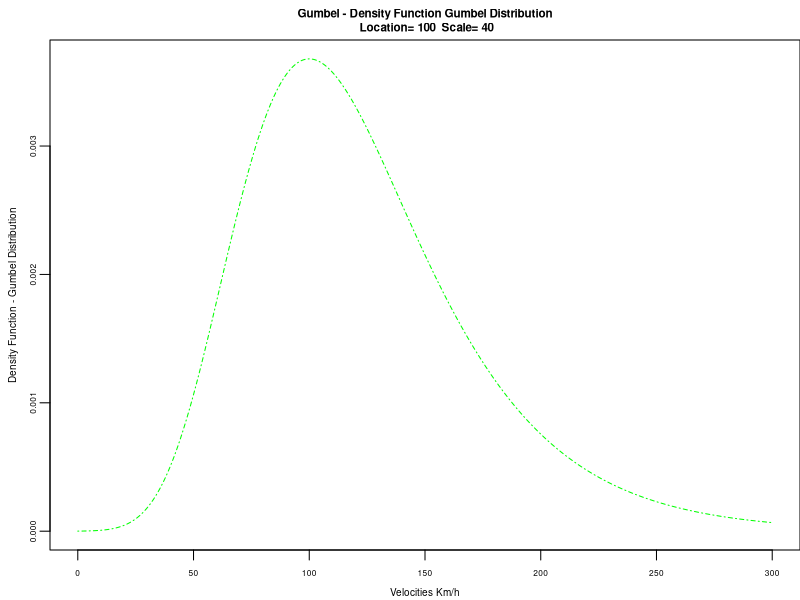
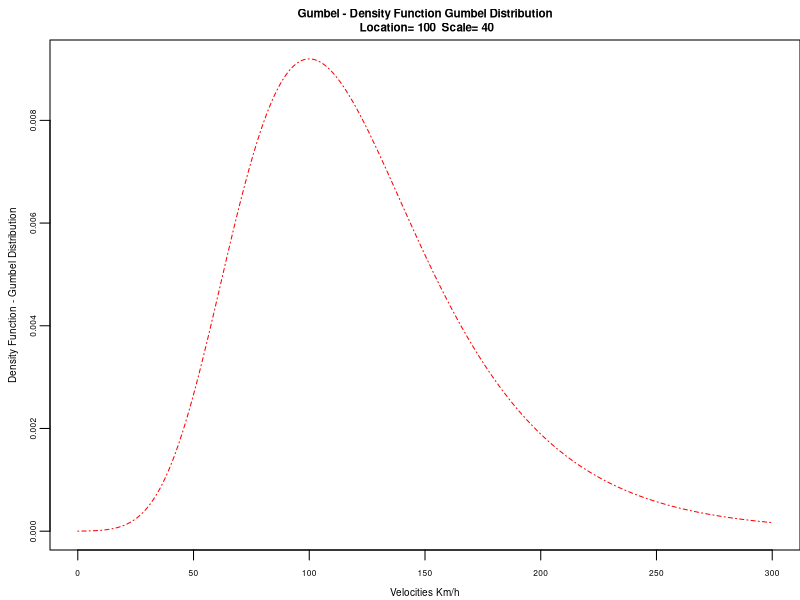
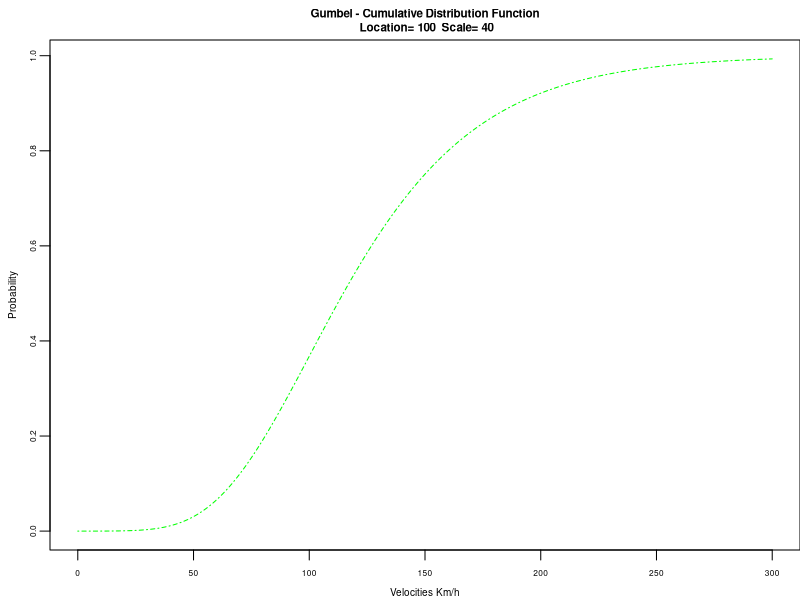
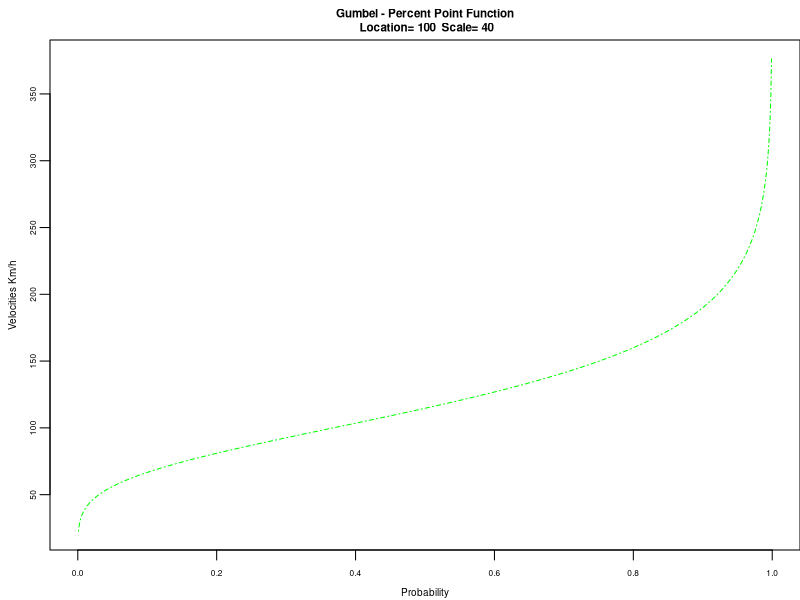
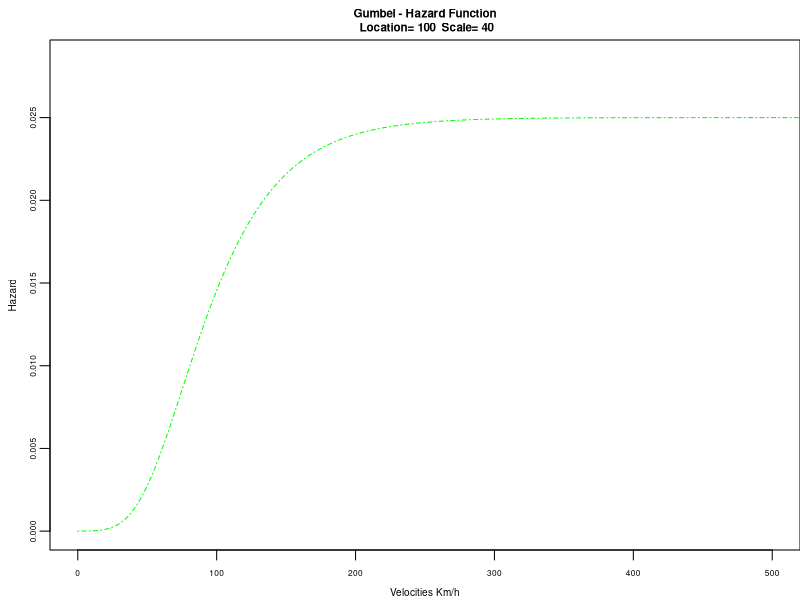
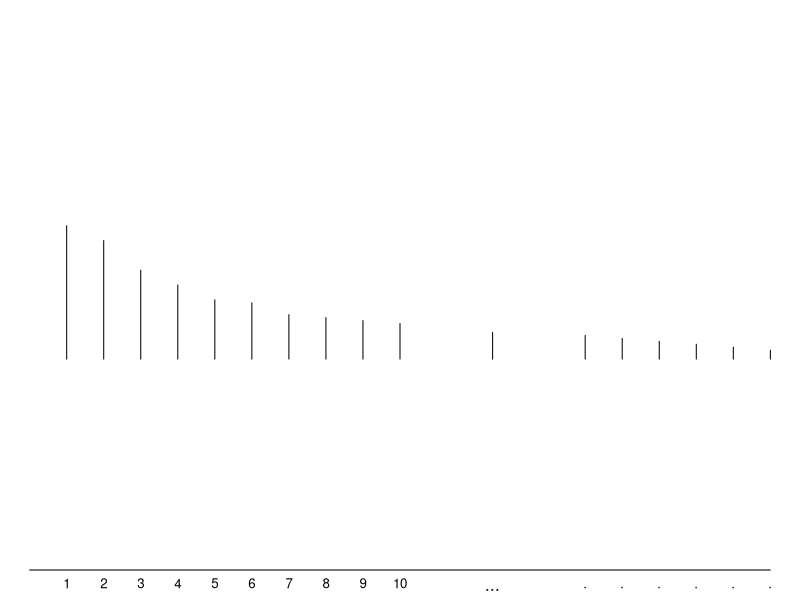
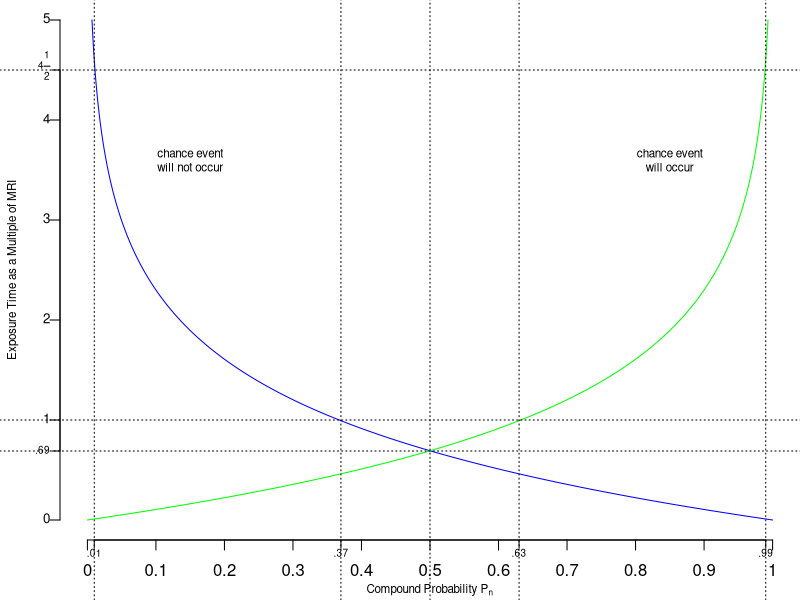
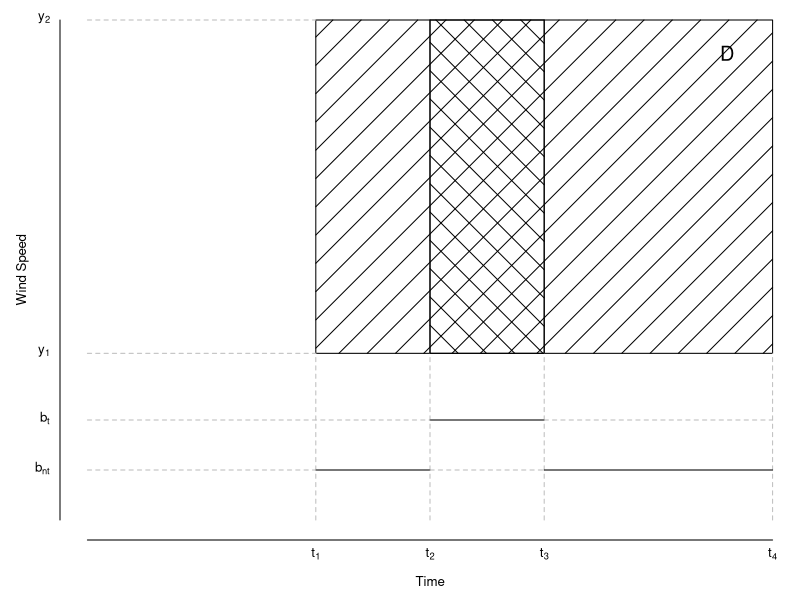

Write R code to recreate these figures, in order. (Note: this script raises an error after producing the figures.)
## ---- chunk 1
library("RcmdrMisc")
## ---- chunk 2
library(knitr)
def.chunk.hook  <- knitr::knit_hooks$get("chunk")
knitr::knit_hooks$set(chunk = function(x, options) {
  x <- def.chunk.hook(x, options)
  ifelse(options$size != "normalsize", paste0("\n \\", options$size,"\n\n", x, "\n\n \\normalsize"), x)
})
## ---- chunk 3
par(mar=c(2.5,2.5,2,0))
par(oma=c(0,0,0,0))
par(mgp=c(1.5,0.5,0))
location = 100
scale = 40
.x <- seq(0, 300, length.out=1000)
pdfG <- function(x) {
  1/location *exp(-(x-location)/scale)*exp(-exp(-(x-location)/scale))
  }
.y = pdfG(.x)
plot(.x, .y, col="green", lty=4, 
     xlab="Velocities Km/h", ylab="Density Function - Gumbel Distribution", 
     main=paste("Gumbel - Density Function Gumbel Distribution\n", "Location=", 
     round(location,2), " Scale=", round(scale,2)), type="l", 
     cex.axis = 0.5, cex.lab= 0.6, cex.main=0.7, cex.sub=0.6)
## ---- chunk 4
par(mar=c(2.5,2.5,2,0))
par(oma=c(0,0,0,0))
par(mgp=c(1.5,0.5,0))
location = 100
scale = 40
.x <- seq(0, 300, length.out=1000)
dfG = dgumbel(.x, location=location, scale=scale)
plot(.x, dfG, col="red", lty=4, 
     xlab="Velocities Km/h", ylab="Density Function - Gumbel Distribution", 
     main=paste("Gumbel - Density Function Gumbel Distribution\n", "Location=", 
     round(location,2), " Scale=", round(scale,2)), type="l", 
     cex.axis = 0.5, cex.lab= 0.6, cex.main=0.7, cex.sub=0.6)
## ---- chunk 5
par(mar=c(2.5,2.5,2,0))
par(oma=c(0,0,0,0))
par(mgp=c(1.5,0.5,0))
location = 100
scale = 40
.x <- seq(0, 300, length.out=1000)
cdfG <- function(x) {
  exp(-exp(-(x-location)/scale))
  }
.y = cdfG(.x)
plot(.x, .y, col="green", lty=4, 
     xlab="Velocities Km/h", ylab="Probability", 
     main=paste("Gumbel - Cumulative Distribution Function\n", "Location=", 
     round(location,2), " Scale=", round(scale,2)), type="l", 
     cex.axis = 0.5, cex.lab= 0.6, cex.main=0.7, cex.sub=0.6)
## ---- chunk 6
par(mar=c(2.5,2.5,2,0))
par(oma=c(0,0,0,0))
par(mgp=c(1.5,0.5,0))
location = 100
scale = 40
.x <- seq(0, 1, length.out=1000)
ppfG <- function(x) {
  location - (scale*log(-log(x)))
  }
.y = ppfG(.x)
plot(.x, .y, col="green", lty=4, 
     ylab="Velocities Km/h", xlab="Probability", 
     main=paste("Gumbel - Percent Point Function\n", "Location=", 
     round(location,2), " Scale=", round(scale,2)), type="l", 
     cex.axis = 0.5, cex.lab= 0.6, cex.main=0.7, cex.sub=0.6)
## ---- chunk 7
par(mar=c(2.5,2.5,2,0))
par(oma=c(0,0,0,0))
par(mgp=c(1.5,0.5,0))
location = 100
scale = 40
.x <- seq(0, 1500, length.out=1000)
hfG <- function(x) {
  (1/scale)*(exp(-(x-location)/scale))/(exp(exp(-(x-location)/scale))-1)
  }
.y = hfG(.x)
plot(.x, .y, col="green", lty=4, 
     xlab="Velocities Km/h", ylab="Hazard", 
     main=paste("Gumbel - Hazard Function\n", "Location=", 
     round(location,2), " Scale=", round(scale,2)), type="l", 
     cex.axis = 0.5, cex.lab= 0.6, cex.main=0.7, cex.sub=0.6, 
     xlim=c(0,500))
#library(reliaR)
#plot(.x, hgumbel(.x, mu=location, sigma=scale))
#plot(.x, hra.gumbel(.x, mu=location, sigma=scale))
## ---- chunk 8
par(oma=c(0,0,0,0))
par(mar=c(1.5,0,0,0))
par(xpd=NA)
#par(pin = c(3, 1))
plot(1, type="n", xlab="Event Index", ylab="Wind Speed", 
     xlim=c(0,200), ylim= c(0,50), xaxt ="n", yaxt="n", bty="n", asp = 0.8)
x1 = seq(from=10, to=100, by=10)
y1 = c(45, 40, 30, 25, 20, 19, 15, 14, 13, 12)
text(x=x1,  par("usr")[3], 
     labels = x1/10, srt = 0, pos = 1, xpd = TRUE, cex=0.8)
for (i in 1:10) lines(x=c(x1[i],x1[i]), y=c(0,y1[i]))
lines(x=c(125,125), y=c(0,9))
text(x=125,  par("usr")[3], 
     labels = "..." , srt = 0, pos = 1, xpd = TRUE)
x1 = seq(from=150, to=200, by=10)
y1 = c(8, 7, 6, 5, 4, 3)
for (i in 1:10) lines(x=c(x1[i],x1[i]), y=c(0,y1[i]))
text(x=x1,  par("usr")[3], 
     labels = "." , srt = 0, pos = 1, xpd = TRUE, cex=0.8)
axis(1, labels=FALSE, tick=TRUE, col.axis="black", lwd.ticks=0)
#box(which = "outer", col="black", lwd=0.1)
## ---- chunk 9
par(mar=c(3,3,0,0))
par(oma=c(0,0,0,0))
par(mgp=c(2,1,0))
plot(1, type="n", xlab=expression(paste("Compound Probability ", P[n])), ylab="Exposure Time as a Multiple of MRI", 
     xlim=c(0,1), ylim= c(0,2500), xaxt ="n", yaxt="n", bty="n", cex.lab=0.7)

y1 = c(0, 500,1000,1500,2000,2500)
text(y=y1,  x=par("usr")[1], 
     labels = y1/500, srt = 0, pos = 2, xpd = TRUE, cex=0.8)
y1 = 500*0.69
text(y=y1,  x=par("usr")[1], 
     labels = ".69", srt = 0, pos = 2, xpd = TRUE, cex=0.6)
y1 = 2250
text(y=y1,  x=par("usr")[1], 
     labels = expression(paste("4",frac(1,2))), srt = 0, pos = 2, xpd = TRUE, cex=0.6)

npn <- function(x) (1-(1/500))^x #Event will not occur
n = seq(from=0, to=2500, by=1)
mynpn = npn(n)

lines(x=mynpn,y=n, col= "blue")

pn <- function(x) 1-(1-(1/500))^x #Event will occur
mypn= pn(n)
lines(x=mypn,y=n, col= "green")

text(x=c(0.01, 0.37,0.63, 0.99),  par("usr")[3], 
     labels = c(".01",".37",".63",".99") , srt = 0, pos = 1, xpd = TRUE, cex=0.6)

axis(1, at= seq(from=0, to=1, by= 0.1), labels=seq(from=0, to=1, by= 0.1), tick=TRUE, col.axis="black", cex=0.8)

axis(2, at=c(0, 500,1000,1500,2000,2500),labels=FALSE, tick=TRUE, col.axis="black")
axis(2, at=c(345, 2250),labels=FALSE, tick=TRUE, col.axis="black", tck=-0.015)
axis(1, at=c(0.01,.37,.63,0.99),labels=FALSE, tick=TRUE, col.axis="black", tck=-0.015)

abline(v=c(0.01, 0.37,0.5, 0.63,0.99), lty="dotted")
abline(h=c(345,500, 2250), lty="dotted")
text(x=0.15,  y=1800, 
     labels = "chance event\nwill not occur", cex=0.7)
text(x=0.85,  y=1800, 
     labels = "chance event\nwill occur", cex=0.7)
# box(which = "plot", col="red")
# box(which = "figure", col="blue")
# box(which = "inner", col="cyan")
# box(which = "outer", col="orange")
## ---- chunk 10
par(mar=c(3,3,0,0))
par(oma=c(0,0,0,0))
par(mgp=c(1.5,0.5,0))
plot(1, type="n", xlab="Time", ylab="Wind Speed", 
     xlim=c(0,30), ylim= c(0,30), xaxt ="n", yaxt="n", bty="n", cex.lab=0.8, cex.axis=0.8)
xpos=c(10,15,20,30)
xtick<-c(c(expression(t[1]), expression(t[2]), expression(t[3]), expression(t[4])))
text(x=xpos,  par("usr")[3], 
     labels = xtick, srt = 0, pos = 1, xpd = TRUE, cex=0.8)

ypos=c(3,6,10,30)
ytick<-c(expression(b[nt]), expression(b[t]), expression(y[1]), expression(y[2]))
text(y=ypos,  x=par("usr")[1], 
     labels = ytick, srt = 0, pos = 2, xpd = TRUE, cex=0.8)

rect(10,10,30,30, density = 5, col= NA, border="black")


lines(x=c(10,10), y=c(0,10), lty="dashed", col = "gray")
lines(x=c(30,30), y=c(0,10), lty="dashed", col = "gray")
lines(x=c(0,10), y=c(10,10), lty="dashed", col = "gray")
lines(x=c(0,10), y=c(30,30), lty="dashed", col = "gray")
lines(x=c(15,15), y=c(10,30), col = "black")
lines(x=c(15,15), y=c(0,10),  lty="dashed", col = "gray")

lines(x=c(20,20), y=c(10,30),  col = "black")
lines(x=c(20,20), y=c(0,10), lty="dashed", col = "gray")

lines(x=c(10,15), y=c(3,3), col = "black")
lines(x=c(20,30), y=c(3,3), col = "black")
lines(x=c(0,10), y=c(3,3), lty="dashed", col = "gray")
lines(x=c(15,20), y=c(3,3), lty="dashed", col = "gray")

lines(x=c(15,20), y=c(6,6), col = "black")
lines(x=c(20,30), y=c(6,6),  lty="dashed", col = "gray")
lines(x=c(0,15), y=c(6,6), lty="dashed", col = "gray")

rect(15,10,20,30, density = 5, angle=-45, col= NA, border="black")
#x <- "\xD0"
#Encoding(x) <- "latin1"
text(28, 28, "D", cex=1.2)
axis(1, labels=FALSE, tick=TRUE, col.axis="black", lwd.ticks=0)
axis(2, labels=FALSE, tick=TRUE, col.axis="black", lwd.ticks=0)
#box(which = "plot", col="red")
#box(which = "figure", col="blue")
#box(which = "inner", col="cyan")
#box(which = "outer", col="orange")
## ---- chunk 11
#, dpi=300, size="footnotesize", fig.width= 5, fig.height= 5}
include_graphics(path = "figure/domain3d.PNG")
## ---- chunk 12
#include_graphics(path = "figure/durst.PNG")
par(mar=c(3,4,0,1))
par(oma=c(0,0,0,0))
par(mgp=c(2,1,0))

#x = c(3800, 1000,  800,   300, 200,   100,  35,  15,  10,   6,      4,    1)
#y = c(1,    1.04, 1.05, 1.10, 1.135, 1.19, 1.3, 1.4, 1.44, 1.475, 1.505, 1.56)
x = c(3800, 2000, 1000, 900, 800, 400, 200, 160, 100, 90, 60, 24, 15, 10, 8, 6, 4.5, 3, 2, 1.7, 1)
y = c(1, 1.02, 1.043, 1.048, 1.055, 1.085, 1.130, 1.15, 1.190, 1.2, 1.245, 1.35, 1.4, 1.435, 1.45, 1.475, 1.495, 1.52, 1.54, 1.55, 1.57)

plot(x=x, y=y, log="x", xlim=c(1,10000), type="n", ylim=c(1,1.7), tck=1, tcl= -0.5, xaxp=c(1,10000,1), xlab="Gust Duration (Seconds)", ylab="", cex.axis=0.7, cex.lab=0.8)
#par(las=1) #Horizontal
corners=par("usr")
text(x=0.2, y=mean(corners[3:4]),  labels=expression(frac(V[t], V[3600])), xpd=TRUE, srt=0, cex=0.8)

#mtext(text = expression(frac(V[t], V[3600])), side=2, line = 2, cex=0.8)

lh <- seq(1, 1.7, by=0.05)
abline(h=lh,col='lightgray', lwd=0.5)
lineasverticaleslogaritmicas <- function(posiciones)
{
    contador <- 0
    xactual <- 0
    posiciones <- posiciones
    for(.x in axTicks(1)) {
        xanterior <- xactual
        xactual <- .x
        if (contador > 0)
        {
         paso <- (xactual-xanterior)/9
         a1 <- seq(xanterior, xactual, by=paso)
         abline(v=a1[posiciones], col='lightgray', lwd=0.5)
         #rug (a1, col='red', ticksize=0.03)
         #text(a1, par('usr')[3]-0.01, srt=90, adj=1, labels=a1, xpd=TRUE, col='gray50', cex=0.6)
        }
        contador <- contador + 1
    }
}
lineasverticaleslogaritmicas(1:10)

lh <- seq(1.1, 1.7, by=0.1)
abline(h=lh,col='black', lwd=0.8)
lv <- c(1,10,100, 1000, 10000)
abline(v=lv,col='black', lwd=0.8)

smoothingSpline = smooth.spline(x, y, spar=0.35)
lines(smoothingSpline, col="red", lwd=2)

legend('topright', c('Synoptic (Durst, 1960)'), lty=c('solid'), lwd=c('2'), col=c('red'), inset = .04, cex=0.7, ncol=1, merge=F, box.col = "black",bg = "white")
#box(which = "plot", col="red")
#box(which = "figure", col="blue")
#box(which = "inner", col="cyan")
#box(which = "outer", col="orange")
